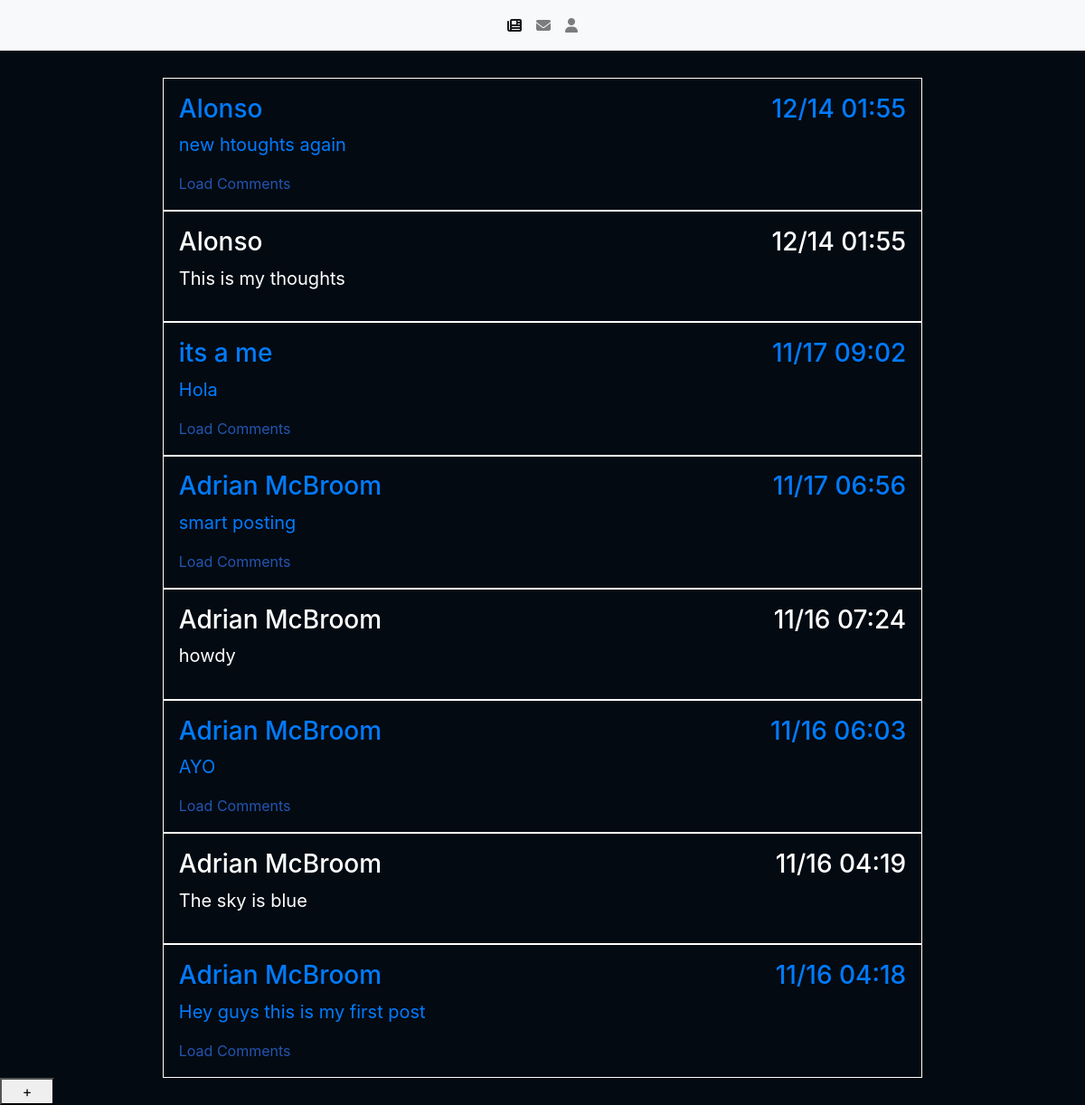
The app's page / (signed in) with its own data.
### app.py (models this page shows)
class Post(db.Model):
  id = db.Column(db.Integer, primary_key=True)
  text = db.Column(db.String, nullable=False)
  author = db.Column(db.Integer, db.ForeignKey('user.id'), nullable=False)
  timePosted = db.Column(db.DateTime, nullable=False, default=datetime.utcnow)
  comments = db.relationship('Comment', backref='Post')

class User(db.Model, UserMixin):
  id = db.Column(db.Integer, primary_key=True)
  username = db.Column(db.String, unique=True, nullable=False)
  displayName = db.Column(db.String, unique=True, nullable=False)
  password = db.Column(db.String, unique=True, nullable=False)
  profile_pic = db.Column(db.String(150), nullable=True)
  bio = db.Column(db.String(), nullable=True)
  posts = db.relationship('Post', backref="User")
  comments = db.relationship('Comment', backref="User")

### app.py (the view)
@app.route('/')
@login_required
def home():
  posts = Post.query.order_by(Post.timePosted.desc()).all()
  return render_template('feed.html', posts = posts)

### app.py (called while the page is built)
@login_manager.user_loader
def load_user(user_id):
  return User.query.get(int(user_id))

### templates/feed.html (shortened to what this page needs)
<!DOCTYPE html>
<html lang="en">
<head>
  <link rel="stylesheet" href="https://cdn.jsdelivr.net/npm/bootstrap@4.3.1/dist/css/bootstrap.min.css">
  <link rel="stylesheet" href="{{ url_for('static', filename='css/main.css') }}">
</head>
<body>
  <nav class="navbar navbar-expand-lg navbar-light bg-light">
    <div class="collapse navbar-collapse" id="navbarNav">
      <ul class="navbar-nav mx-auto">
        <li class="nav-item active">
          <a class="nav-link" href="/"><i class="fa-sharp fa-solid fa-newspaper"></i><span class="sr-only">(current)</span></a>
        </li>
        <li class="nav-item">
          <a class="nav-link" href="/messages"><i class="fa-solid fa-envelope"></i></a>
        </li>
        <li class="nav-item">
          <a class="nav-link" href="/profile"><i class="fa-solid fa-user"></i></a>
        </li>
      </ul>
    </div>
  </nav>
  <div class="post-page">
    {% for post in posts %}
    <a class="post-link" href="{{url_for('post', postID=post.id)}}">
      <div class="post">
        <div class="info">
          <h3>{{post.User.displayName}}</h3>
          <h3>{{post.timePosted.strftime('%m/%d %H:%M')}}</h3>
        </div>
        <p class="post-text">{{post.text}}</p>
        {%if post.comments%}
        <a href="{{url_for('post', postID=post.id)}}" class="load-comments">Load Comments</a>
        {%endif%}
      </div>
    </a>
    {%endfor%}
  </div>
  <a href="{{url_for('makePost')}}"><button class="new-post">+</button></a>
</body>
</html>

### static/css/main.css (style rules this page uses)
body { background-color: rgb(3, 10, 18); }
.post-page { width: 70%; margin: auto; margin-top:2.5%; display: flex; flex-direction: column; justify-content: flex-start; }
.info { display: flex; flex-direction: row; justify-content: space-between; }
.post { color: white; display: flex; flex-direction: row; border: 1px solid white; display: flex; flex-direction: column; padding: 2%; }
.post-link { text-decoration: none; }
.post-text { font-size: 125%; }
.load-comments { color: rgb(36, 85, 176); }
.new-post { width: 5%; height: 5%; }

### records on screen
Post: User.displayName "Alonso", timePosted "12/14 01:55", text "new htoughts again"
Post: User.displayName "Alonso", timePosted "12/14 01:55", text "This is my thoughts"
Post: User.displayName "its a me", timePosted "11/17 09:02", text "Hola"
Post: User.displayName "Adrian McBroom", timePosted "11/17 06:56", text "smart posting"
Post: User.displayName "Adrian McBroom", timePosted "11/16 07:24", text "howdy"
Post: User.displayName "Adrian McBroom", timePosted "11/16 06:03", text "AYO"
Post: User.displayName "Adrian McBroom", timePosted "11/16 04:19", text "The sky is blue"
Post: User.displayName "Adrian McBroom", timePosted "11/16 04:18", text "Hey guys this is my first post"
